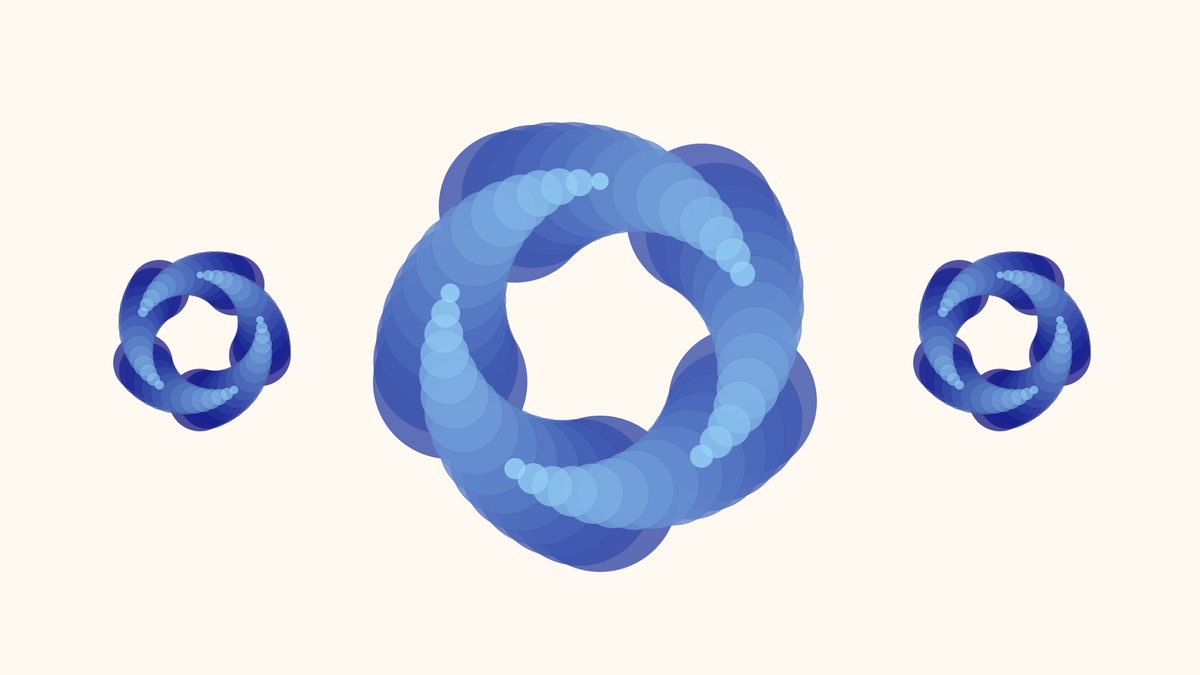
Frame 1 (no input)
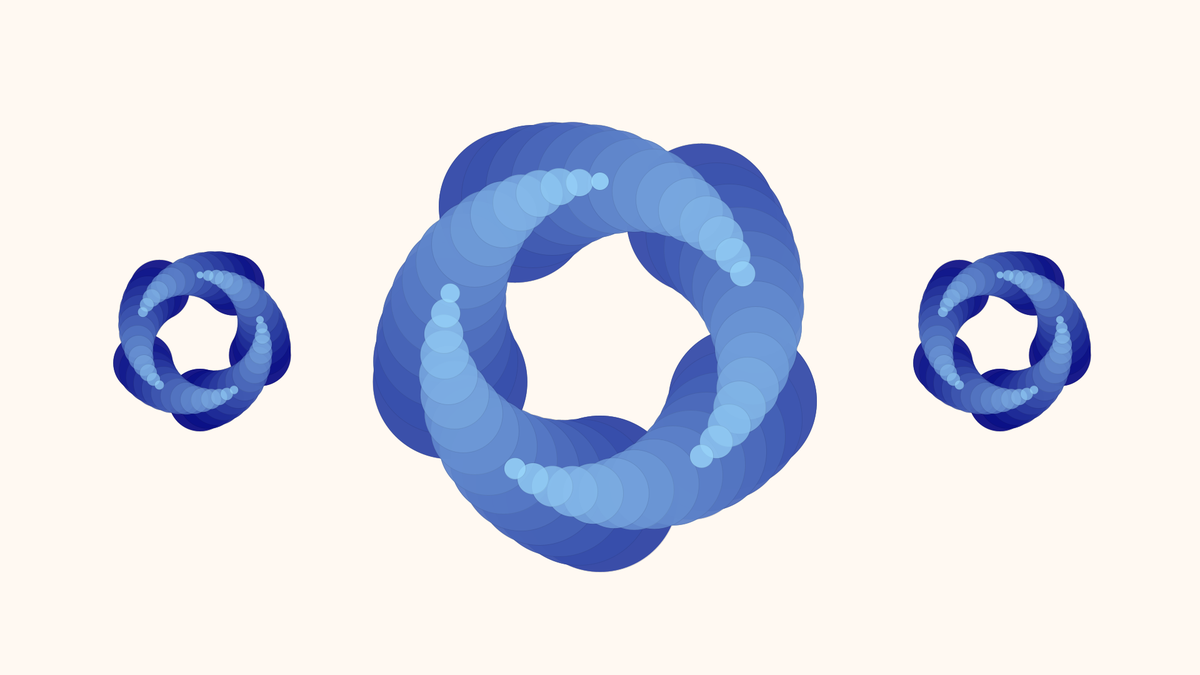
Frame 2 (the mouse pressed at the canvas centre, redrawn once)

The Processing sketch that drew these frames (run headless with seeded random() and noise(); the mouse was pressed at the canvas centre and the sketch redrawn once):

// Processing sketch: ellipses_algorithm
// ── ellipses_algorithm.pde
void setup() {
  size(1920, 1080);
  background(0);
  smooth();
  noLoop();
  background(255,249,242); 
  ellipseMode(CENTER);
}

void draw() {
  stroke(0,20);
  fill(255, 255,255, 20); 
  reverseEllipseShape(320, 540, 100);
  radEllipseShape(960, 540, 250);
  reverseEllipseShape(1600, 540, 100);
}
  
void radEllipseShape(int centerX, int centerY, float sizeFactor) {
  for (int i = 0; i < 360; i += 5){
    float lerpVal = float(i)/360;
    color firstColor = color(1,3,127);
    color secondColor = color(159,222,255);
    fill(lerpColor(firstColor, secondColor, lerpVal * 0.7 + 0.3), 200);
    ellipse(centerX + (sin(i) * sizeFactor), centerY + (cos(i) * sizeFactor), sizeFactor - (i * (sizeFactor/400)), sizeFactor - (i * (sizeFactor/400)));
  }
}
  
void reverseEllipseShape(int centerX, int centerY, float sizeFactor) {
  for (int i = 0; i < 360 ; i += 5){
    float lerpVal = float(i)/360;
    color firstColor = color(1,3,127);
    color secondColor = color(159,222,255);
    fill(lerpColor(firstColor, secondColor, lerpVal), 180);
    ellipse(centerX + (-sin(i) * sizeFactor), centerY + (cos(i) * sizeFactor), sizeFactor - (i * (sizeFactor/400)), sizeFactor - (i * (sizeFactor/400)));
  }  
}
